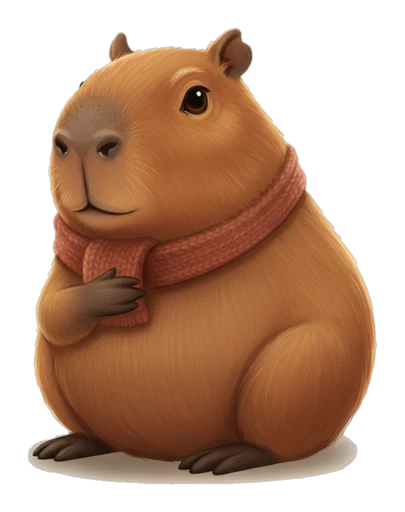
#> input picture apps/mobile/assets/companions/generated/Capybara/comfort.webp, 405 x 512 px
$ python cutout.py ../../apps/mobile/assets/companions/generated/Capybara/comfort.webp out.png
#> lines starting #> are read from the running program, lines starting #| are printed output that depends on the picture; after the words box and inside, x2 and y2 are one past the last pixel; in counts of white or black regions, pixels touching at a corner belong together
"""Cut a companion render out of its flat oat ground and export a trimmed WebP.

    python scripts/companions/cutout.py <in.png> <out.webp> [--size 512] [--pad 0.06]

The renders sit on a near-uniform #F4EFE6 ground. We sample the four corners for the
actual ground colour, threshold "near-ground" pixels, then FLOOD-FILL that set from the
image border. Only the border-connected near-ground region becomes transparent â€” a cream
owl face, pale elephant skin or the panda's white fur are near the ground colour too, but
they are enclosed by the body, so a plain colour-distance matte punched holes in them
(the bug this replaced). The soft contact shadow under the character mostly reads as
ground and drops away; its darker core stays attached to the feet (invisible on the app's
oat surfaces). Edges get a short blur for anti-aliasing. Output: RGBA WebP, quality 88.
"""
import argparse
import sys
from pathlib import Path

from PIL import Image, ImageChops, ImageDraw, ImageFilter

SHADOW_DEPTH = 80  # how far below the ground colour a contact-shadow pixel may sit
SHADOW_HUE_TOL = 12  # allowed drift of (r - b) from the ground's warmth
RAMP_HI = 70  # ground distance at which a shadow-like edge pixel is fully opaque
SHADOW_RADIUS = 11  # half-res px; the body core used to protect pale fur from the ramp


def ground_colour(im: Image.Image) -> tuple[int, int, int]:
    w, h = im.size
    pts = [(2, 2), (w - 3, 2), (2, h - 3), (w - 3, h - 3)]
    px = [im.getpixel(p)[:3] for p in pts]
    return tuple(sum(c[i] for c in px) // len(px) for i in range(3))  # type: ignore[return-value]


def shadow_like(rgb: Image.Image, ground: tuple[int, int, int]) -> Image.Image:
    """Binary mask of pixels that read as the ground colour darkened (same warmth).
    Covers the baked contact shadow — but also pale fur/skin in shade, so it is never
    used alone; see `matte`."""
    gr, gg, gb = ground
    r0, g0, b0 = rgb.split()
    ok_r = r0.point(lambda v: 255 if gr - SHADOW_DEPTH <= v <= gr + 2 else 0)
    ok_g = g0.point(lambda v: 255 if gg - SHADOW_DEPTH <= v <= gg + 2 else 0)
    ok_b = b0.point(lambda v: 255 if gb - SHADOW_DEPTH <= v <= gb + 2 else 0)
    warm = ImageChops.subtract(r0, b0, scale=1, offset=128).point(  # (r - b) + 128
        lambda v: 255 if abs(v - 128 - (gr - gb)) <= SHADOW_HUE_TOL else 0
    )
    return ImageChops.multiply(ImageChops.multiply(ok_r, ok_g), ImageChops.multiply(ok_b, warm))


def matte(im: Image.Image, ground: tuple[int, int, int], thresh: int = 30) -> Image.Image:
    """Alpha 255 everywhere except (a) the border-connected region within `thresh` of the
    ground and (b) shadow-like pixels near the silhouette, which fade by ground distance (soft shadow)."""
    rgb = im.convert("RGB")
    flat = Image.new("RGB", im.size, ground)
    r, g, b = ImageChops.difference(rgb, flat).split()
    dist = ImageChops.lighter(ImageChops.lighter(r, g), b)  # max per-channel distance
    # 128 = near-ground candidate, 0 = clearly character. Flood turns connected 128s into 255.
    near = dist.point(lambda d: 128 if d <= thresh else 0)
    w, h = near.size
    seeds = [(1, 1), (w - 2, 1), (1, h - 2), (w - 2, h - 2), (w // 2, 1), (w // 2, h - 2), (1, h // 2), (w - 2, h // 2)]
    for s in seeds:
        if near.getpixel(s) == 128:
            ImageDraw.floodfill(near, s, 128 + 127)
    body = near.point(lambda v: 0 if v == 255 else 255)  # character + its baked shadow
    # The baked contact shadow is a fat, warm, pale ellipse — the same description fits the
    # panda's shaded belly or a light-rimmed elephant ear, so no colour or shape rule can
    # delete it safely. Instead: shadow-like pixels that sit outside the opened body core
    # (i.e. near the silhouette) get alpha ramped by their distance from the ground colour.
    # The shadow (dist ~30-55) becomes a soft translucent contact shadow; a pale belly edge
    # only gets a couple of px of extra feathering; everything inside the core stays opaque.
    k = 2 * (SHADOW_RADIUS // 2) + 1
    small = body.resize((w // 2, h // 2), Image.BOX).point(lambda v: 255 if v > 127 else 0)
    core = small.filter(ImageFilter.MinFilter(k)).filter(ImageFilter.MaxFilter(k)).filter(ImageFilter.MaxFilter(5))
    core = core.resize((w, h), Image.NEAREST)
    keep = ImageChops.lighter(core, ImageChops.invert(shadow_like(rgb, ground)))
    lo, hi = thresh, RAMP_HI
    ramp = dist.point([0 if d <= lo else 255 if d >= hi else int(255 * (d - lo) / (hi - lo)) for d in range(256)])
    alpha = ImageChops.multiply(body, Image.composite(Image.new("L", (w, h), 255), ramp, keep))
    # Drop specks the flood could not reach through (stray near-ground noise on the ground).
    alpha = alpha.filter(ImageFilter.MinFilter(3)).filter(ImageFilter.MaxFilter(3))
    return alpha.filter(ImageFilter.GaussianBlur(1.2))


def main() -> int:
    ap = argparse.ArgumentParser()
    ap.add_argument("src")
    ap.add_argument("dst")
    ap.add_argument("--size", type=int, default=512)
    ap.add_argument("--pad", type=float, default=0.06)
    ap.add_argument("--thresh", type=int, default=30)
    a = ap.parse_args()

    im = Image.open(a.src).convert("RGBA")
#> im is the input picture: PIL image 405x512 RGBA; mean R, G, B, A 90.3, 57.4, 36.4, 147.1
    ground = ground_colour(im)
#> in ground_colour, `px = [im.getpixel(p)[:3] for p in pts]`: px = [(0, 0, 0), (0, 0, 0), (0, 0, 0), (0, 0, 0)]
#> ground = (0, 0, 0)
    alpha = matte(im, ground, a.thresh)
#> in matte, `rgb = im.convert("RGB")`:
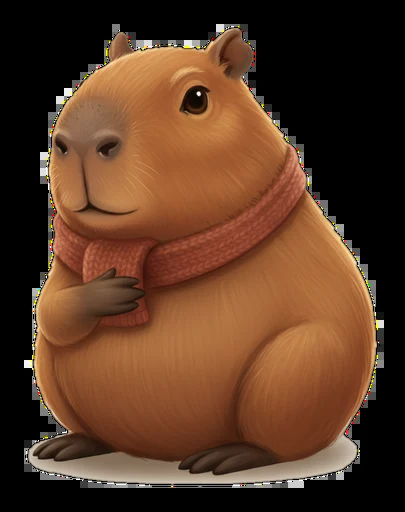
#> rgb: PIL image 405x512 RGB; mean R, G, B 90.3, 57.4, 36.4
#> in matte, `flat = Image.new("RGB", im.size, ground)`: flat: PIL image 405x512 RGB; every value is 0
#> in matte, `r, g, b = ImageChops.difference(rgb, flat).split()`:
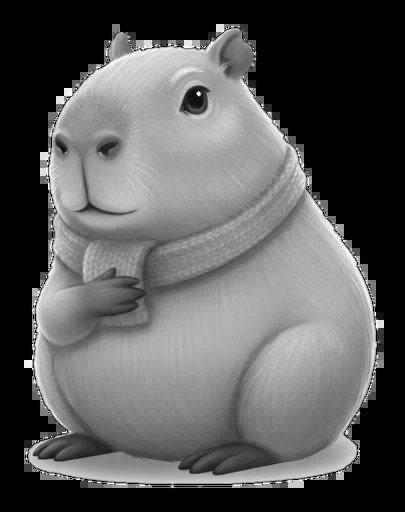
#> r: PIL image 405x512 L; min 0, max 255, mean 90.3
#> in matte, `r, g, b = ImageChops.difference(rgb, flat).split()`:
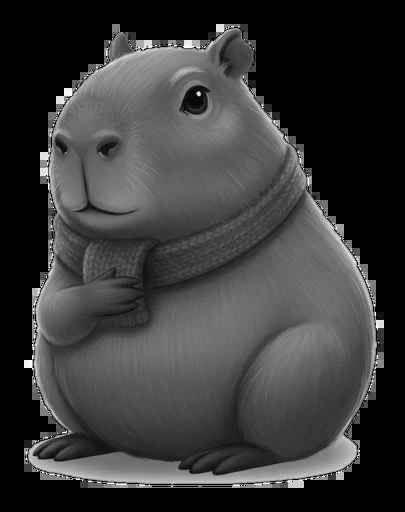
#> g: PIL image 405x512 L; min 0, max 255, mean 57.4
#> in matte, `r, g, b = ImageChops.difference(rgb, flat).split()`:
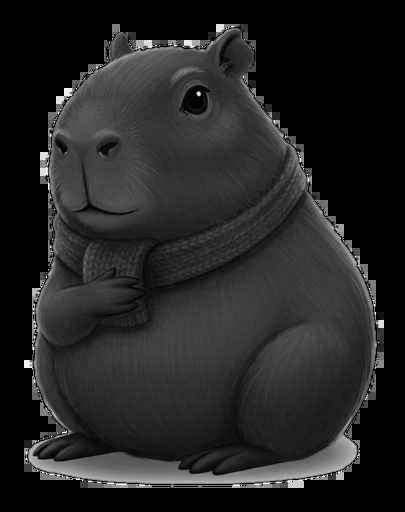
#> b: PIL image 405x512 L; min 0, max 255, mean 36.4
#> in matte, `near = dist.point(lambda d: 128 if d <= thresh else 0)`:
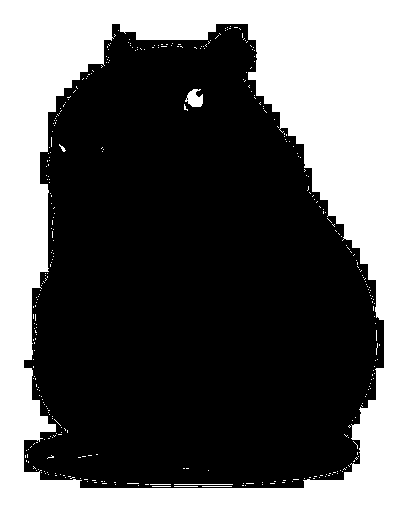
#> near: PIL image 405x512 L; values 0 (black) and 128 (white), 38.2% white; 366 white regions (359 under 20 px), largest, box (x1, y1, x2, y2) and area: (0, 0, 405, 512) 78067, (185, 89, 203, 107) 217, (174, 484, 233, 485) 59
#> in matte, `body = near.point(lambda v: 0 if v == 255 else 255)`: body: PIL image 405x512 L; 62.4% white; 1 black region, box (x1, y1, x2, y2) and area: (0, 0, 405, 512) 78050
#> in matte, `small = body.resize((w // 2, h // 2), Image.BOX).point(lambda v: 255 i..`: small: PIL image 202x256 L; 62.5% white; 1 black region, box (x1, y1, x2, y2) and area: (0, 0, 202, 256) 19377
#> in matte, `core = small.filter(ImageFilter.MinFilter(k)).filter(ImageFilter.MaxFi..`: core: PIL image 202x256 L; 65.9% white; 1 black region, box (x1, y1, x2, y2) and area: (0, 0, 202, 256) 17658
#> in matte, `core = core.resize((w, h), Image.NEAREST)`:
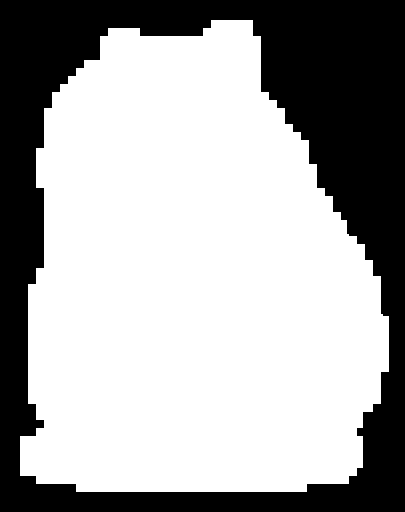
#> core: PIL image 405x512 L; 65.9% white; 1 black region, box (x1, y1, x2, y2) and area: (0, 0, 405, 512) 70688
#> in shadow_like, `gr, gg, gb = ground`: gr = 0
#> in shadow_like, `ok_r = r0.point(lambda v: 255 if gr - SHADOW_DEPTH <= v <= gr + 2 else..`: ok_r: PIL image 405x512 L; 37.7% white; 110 white regions (108 under 20 px), largest, box (x1, y1, x2, y2) and area: (0, 0, 405, 512) 77884, (174, 484, 198, 485) 24
#> in shadow_like, `ok_g = g0.point(lambda v: 255 if gg - SHADOW_DEPTH <= v <= gg + 2 else..`: ok_g: PIL image 405x512 L; 37.9% white; 291 white regions (286 under 20 px), largest, box (x1, y1, x2, y2) and area: (0, 0, 405, 512) 77957, (200, 484, 233, 485) 33, (174, 484, 198, 485) 24, (203, 486, 224, 487) 21, (150, 484, 170, 485) 20
#> in shadow_like, `ok_b = b0.point(lambda v: 255 if gb - SHADOW_DEPTH <= v <= gb + 2 else..`: ok_b: PIL image 405x512 L; 38.1% white; 417 white regions (411 under 20 px), largest, box (x1, y1, x2, y2) and area: (0, 0, 405, 512) 77993, (174, 484, 233, 485) 59, (194, 94, 203, 109) 42, (190, 89, 199, 96) 23, (174, 486, 197, 487) 23, (150, 484, 171, 485) 21
#> in shadow_like, `warm = ImageChops.subtract(r0, b0, scale=1, offset=128).point(`: warm: PIL image 405x512 L; 40.7% white; 36 white regions (34 under 20 px), largest, box (x1, y1, x2, y2) and area: (0, 0, 405, 512) 84178, (192, 92, 200, 103) 72
#> in shadow_like, `return ImageChops.multiply(ImageChops.multiply(ok_r, ok_g), ImageChops..`: returned value: PIL image 405x512 L; 37.6% white; 85 white regions (83 under 20 px), largest, box (x1, y1, x2, y2) and area: (0, 0, 405, 512) 77837, (174, 484, 198, 485) 24
#> in matte, `keep = ImageChops.lighter(core, ImageChops.invert(shadow_like(rgb, gro..`: keep: PIL image 405x512 L; 65.9% white; 1 black region, box (x1, y1, x2, y2) and area: (0, 0, 405, 512) 70614
#> in matte, `alpha = alpha.filter(ImageFilter.MinFilter(3)).filter(ImageFilter.MaxF..`: alpha: PIL image 405x512 L; 62.4% white; 1 black region, box (x1, y1, x2, y2) and area: (0, 0, 405, 512) 78064
    out = im.copy()
    out.putalpha(alpha)
    bbox = alpha.point(lambda v: 255 if v > 24 else 0).getbbox()
#> bbox = (22, 22, 386, 490)
    if not bbox:
        sys.exit(f"{a.src}: matte found no content (ground sampled as {ground})")
    out = out.crop(bbox)
#> out: PIL image 364x468 RGBA
    pad = int(max(out.size) * a.pad)
#> pad = 28
    canvas = Image.new("RGBA", (out.width + 2 * pad, out.height + 2 * pad), (0, 0, 0, 0))
#> canvas: PIL image 420x524 RGBA; every value is 0
    canvas.paste(out, (pad, pad), out)
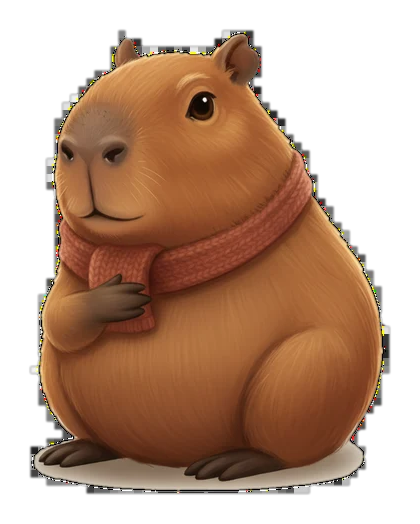
#> canvas: PIL image 420x524 RGBA; mean R, G, B, A 84.7, 53.6, 33.9, 148.5; transparent parts drawn white
    scale = a.size / max(canvas.size)
#> scale = 0.977
    canvas = canvas.resize((round(canvas.width * scale), round(canvas.height * scale)), Image.LANCZOS)
#> canvas: PIL image 410x512 RGBA
    Path(a.dst).parent.mkdir(parents=True, exist_ok=True)
    canvas.save(a.dst, "WEBP", quality=88, method=4)
#> (the run stopped early here; a loop or call above may not have finished)
